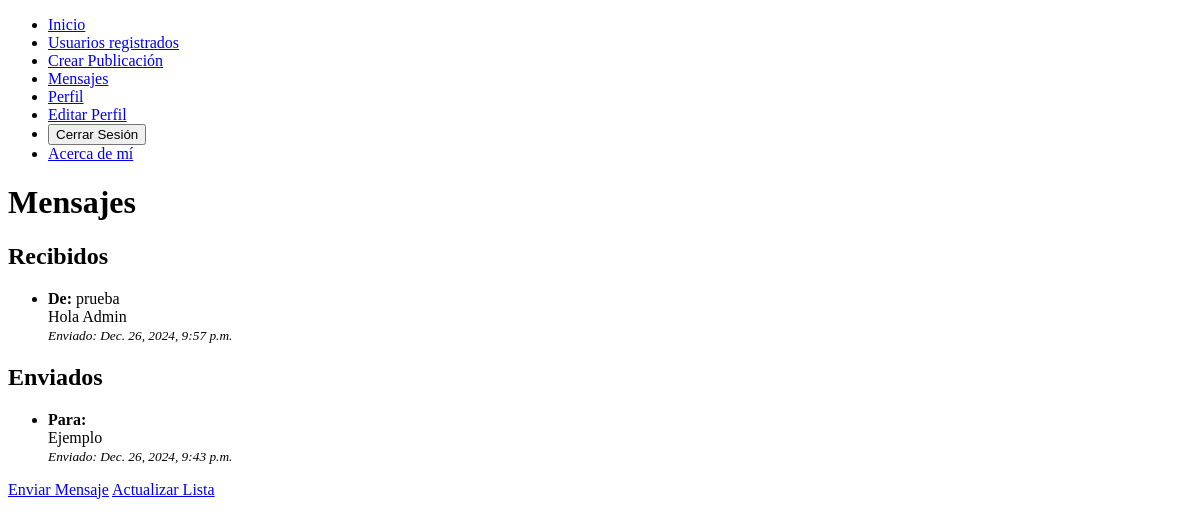
The app's page /accounts/messages/ (signed in), older data.
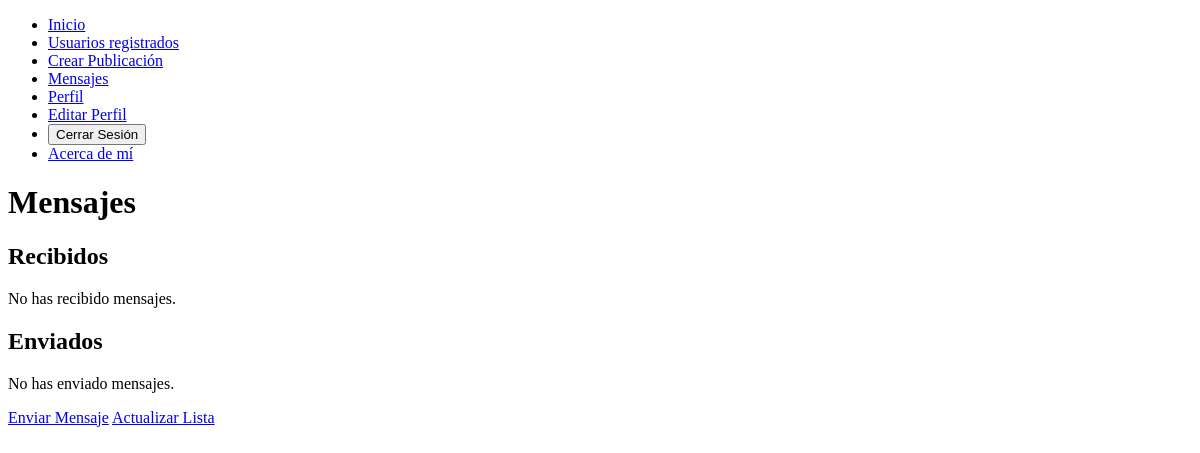
The same page, newer data.
### users/models.py (models this page shows, shortened)
class Message(models.Model):
    sender = models.ForeignKey(User, related_name="sent_messages", on_delete=models.CASCADE)  # Usuario que envía
    recipient = models.ForeignKey(User, related_name="recipient_messages", on_delete=models.CASCADE)  # Usuario que recibe
    content = models.TextField()  # Contenido del mensaje
    timestamp = models.DateTimeField(auto_now_add=True)  # Fecha y hora en que se envió

### users/views.py (the view)
# urls.py: path('messages/', views.message_list, name='message_list'),  # Lista de mensajes
@login_required
def message_list(request):
    mensajes_recibidos = Message.objects.filter(recipient=request.user).order_by('-timestamp')
    mensajes_enviados = Message.objects.filter(sender=request.user).order_by('-timestamp')
    return render(request, 'messages/message_list.html', {
        'mensajes_recibidos': mensajes_recibidos,
        'mensajes_enviados': mensajes_enviados,
    })

### users/templates/messages/message_list.html (shortened to what this page needs)
{% extends 'base.html' %}
{% block content %}
<h1>Mensajes</h1>
<h2>Recibidos</h2>
{% if mensajes_recibidos %}
    <ul>
        {% for mensaje in mensajes_recibidos %}
        <li>
            <strong>De:</strong> {{ mensaje.sender.username }} <br>
            {{ mensaje.content }} <br>
            <small><em>Enviado: {{ mensaje.timestamp }}</em></small>
        </li>
        {% endfor %}
    </ul>
{% else %}
    <p>No has recibido mensajes.</p>
{% endif %}
<h2>Enviados</h2>
{% if mensajes_enviados %}
    <ul>
        {% for mensaje in mensajes_enviados %}
        <li>
            <strong>Para:</strong> {{ mensaje.receiver.username }} <br>
            {{ mensaje.content }} <br>
            <small><em>Enviado: {{ mensaje.timestamp }}</em></small>
        </li>
        {% endfor %}
    </ul>
{% else %}
    <p>No has enviado mensajes.</p>
{% endif %}
<a href="{% url 'send_message' %}" class="btn btn-primary">Enviar Mensaje</a>
<a href="{% url 'message_list' %}" class="btn btn-secondary">Actualizar Lista</a>
{% endblock %}

Row changes from the older to the newer data that the page shows:
removed Message: sender.username "prueba", content "Hola Admin", timestamp "Dec. 26, 2024, 9:57 p.m.", shown under "Recibidos"
removed Message: content "Ejemplo", timestamp "Dec. 26, 2024, 9:43 p.m.", shown under "Enviados"
Text that changed along with them:
text now shown: "No has recibido mensajes. No has enviado mensajes."
